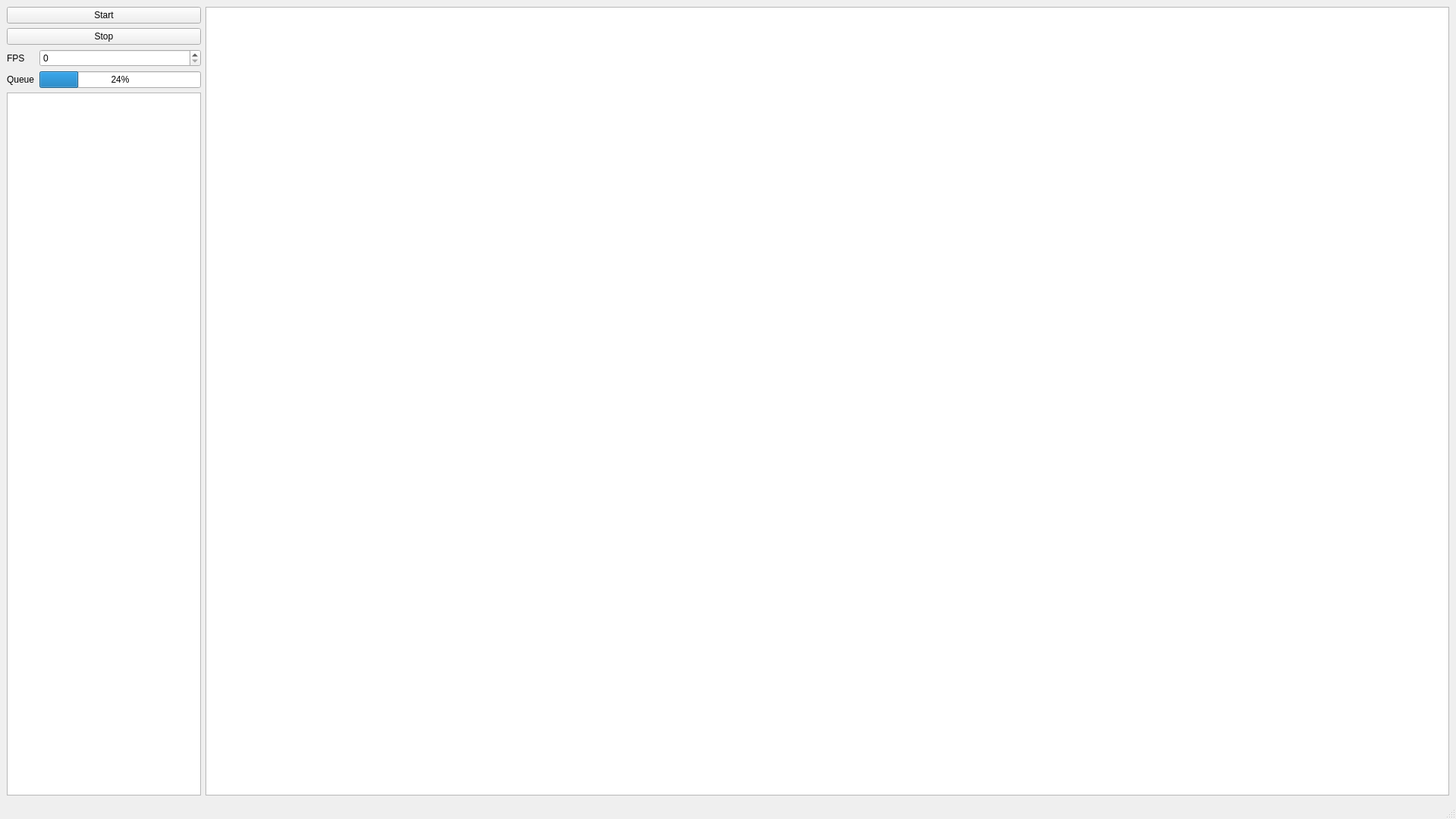
<?xml version="1.0" encoding="UTF-8"?>
<ui version="4.0">
 <class>MainWindow</class>
 <widget class="QMainWindow" name="MainWindow">
  <property name="geometry">
   <rect>
    <x>0</x>
    <y>0</y>
    <width>1920</width>
    <height>1080</height>
   </rect>
  </property>
  <property name="windowTitle">
   <string>MainWindow</string>
  </property>
  <widget class="QWidget" name="centralwidget">
   <layout class="QHBoxLayout" name="horizontalLayout">
    <item>
     <layout class="QVBoxLayout" name="verticalLayout">
      <item>
       <widget class="QPushButton" name="startButton">
        <property name="sizePolicy">
         <sizepolicy hsizetype="Minimum" vsizetype="Fixed">
          <horstretch>0</horstretch>
          <verstretch>0</verstretch>
         </sizepolicy>
        </property>
        <property name="text">
         <string>Start</string>
        </property>
       </widget>
      </item>
      <item>
       <widget class="QPushButton" name="stopButton">
        <property name="text">
         <string>Stop</string>
        </property>
       </widget>
      </item>
      <item>
       <layout class="QFormLayout" name="formLayout">
        <item row="0" column="0">
         <widget class="QLabel" name="label">
          <property name="text">
           <string>FPS</string>
          </property>
         </widget>
        </item>
        <item row="0" column="1">
         <widget class="QSpinBox" name="fpsInput"/>
        </item>
        <item row="1" column="0">
         <widget class="QLabel" name="label_2">
          <property name="text">
           <string>Queue</string>
          </property>
         </widget>
        </item>
        <item row="1" column="1">
         <widget class="QProgressBar" name="progressBar">
          <property name="sizePolicy">
           <sizepolicy hsizetype="Minimum" vsizetype="Fixed">
            <horstretch>0</horstretch>
            <verstretch>0</verstretch>
           </sizepolicy>
          </property>
          <property name="value">
           <number>24</number>
          </property>
         </widget>
        </item>
       </layout>
      </item>
      <item>
       <widget class="QListView" name="imgList">
        <property name="sizePolicy">
         <sizepolicy hsizetype="Maximum" vsizetype="Expanding">
          <horstretch>0</horstretch>
          <verstretch>0</verstretch>
         </sizepolicy>
        </property>
       </widget>
      </item>
     </layout>
    </item>
    <item>
     <widget class="GraphicsLayoutWidget" name="graphicsView">
      <property name="sizePolicy">
       <sizepolicy hsizetype="Expanding" vsizetype="Expanding">
        <horstretch>0</horstretch>
        <verstretch>0</verstretch>
       </sizepolicy>
      </property>
     </widget>
    </item>
   </layout>
  </widget>
  <widget class="QMenuBar" name="menubar">
   <property name="geometry">
    <rect>
     <x>0</x>
     <y>0</y>
     <width>1920</width>
     <height>18</height>
    </rect>
   </property>
  </widget>
  <widget class="QStatusBar" name="statusbar"/>
 </widget>
 <customwidgets>
  <customwidget>
   <class>GraphicsLayoutWidget</class>
   <extends>QGraphicsView</extends>
   <header>pyqtgraph</header>
  </customwidget>
 </customwidgets>
 <resources/>
 <connections/>
</ui>
